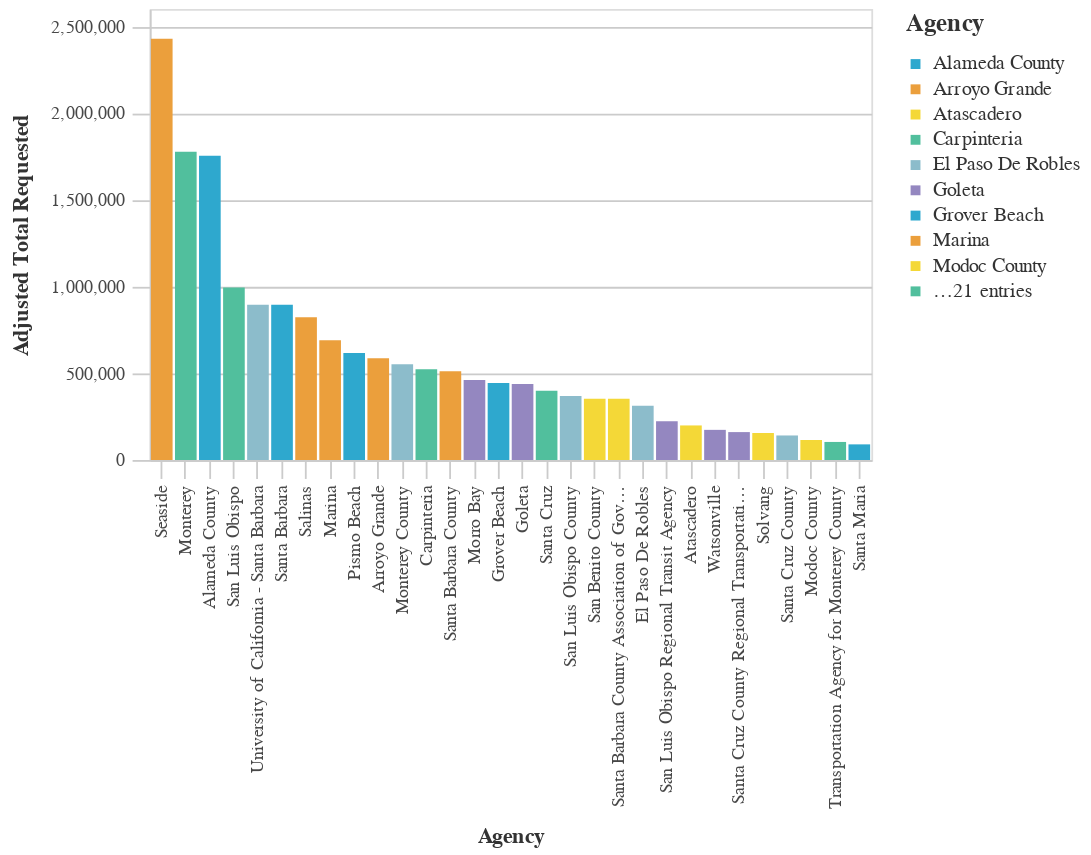

Notebook code cell kept with this figure:
### Code cell
#Bar chart Average Total Requested Funds by Agency
chart4=(_dla_utils_reports.basic_bar_chart_no_save((((_dla_utils_reports.calculate_data_all(df, 'adjusted_total_requested', 'primary_agency_name', aggfunc="mean"))
                          >>arrange(-_.adjusted_total_requested)).head(30)
                        ), 'primary_agency_name','adjusted_total_requested', 'primary_agency_name', district
                          
                       ))
    
display(HTML("<h4><strong>Average Total Requested Funds by Agency ($2021)</strong></h4>"))
chart4

### Figure 1 — Vega-Lite specification as saved in the notebook (floating-point values rounded to 4 significant figures)
{"config": {"view": {"continuousWidth": 400, "continuousHeight": 300}, "axis": {"domainColor": "#cbcbcb", "grid": true, "gridColor": "#cbcbcb", "gridWidth": 1, "labelColor": "#474747", "labelFont": "Nunito Sans", "labelFontSize": 10, "labelPadding": 4, "tickColor": "#cbcbcb", "tickSize": 10, "titleColor": "#333", "titleFont": "Raleway", "titleFontSize": 12, "titlePadding": 10}, "axisBand": {"grid": false}, "background": "white", "font": "Raleway", "header": {"labelFont": "Nunito Sans", "titleFont": "Raleway"}, "legend": {"labelColor": "#333", "labelFont": "Nunito Sans", "labelFontSize": 11, "labelLimit": 0, "padding": 1, "symbolSize": 30, "symbolType": "square", "titleColor": "#333", "titleFont": "Raleway", "titleFontSize": 14, "titlePadding": 10}, "title": {"anchor": "middle", "font": "Raleway", "fontSize": 18, "fontWeight": 300, "offset": 20}}, "data": {"name": "data-53e9dbc78a76ca737dd9c17413d4b064"}, "mark": "bar", "encoding": {"color": {"field": "primary_agency_name", "legend": {"symbolLimit": 10, "title": "Agency"}, "scale": {"range": ["#2EA8CE", "#EB9F3C", "#F4D837", "#51BF9D", "#8CBCCB", "#9487C0"]}, "type": "nominal"}, "tooltip": [{"field": "primary_agency_name", "type": "nominal"}, {"field": "adjusted_total_requested", "type": "quantitative"}], "x": {"field": "primary_agency_name", "sort": "-y", "title": "Agency", "type": "nominal"}, "y": {"field": "adjusted_total_requested", "title": "Adjusted Total Requested", "type": "quantitative"}}, "height": 250, "width": 400, "$schema": "https://vega.github.io/schema/vega-lite/v4.17.0.json", "datasets": {"data-53e9dbc78a76ca737dd9c17413d4b064": [{"primary_agency_name": "Seaside", "adjusted_total_requested": 2428000.0}, {"primary_agency_name": "Monterey", "adjusted_total_requested": 1777000.0}, {"primary_agency_name": "Alameda County", "adjusted_total_requested": 1755000.0}, {"primary_agency_name": "San Luis Obispo", "adjusted_total_requested": 994100.0}, {"primary_agency_name": "University of California - Santa Barbara", "adjusted_total_requested": 894700.0}, {"primary_agency_name": "Santa Barbara", "adjusted_total_requested": 894500.0}, {"primary_agency_name": "Salinas", "adjusted_total_requested": 823200.0}, {"primary_agency_name": "Marina", "adjusted_total_requested": 690400.0}, {"primary_agency_name": "Pismo Beach", "adjusted_total_requested": 616600.0}, {"primary_agency_name": "Arroyo Grande", "adjusted_total_requested": 587300.0}, {"primary_agency_name": "Monterey County", "adjusted_total_requested": 551600.0}, {"primary_agency_name": "Carpinteria", "adjusted_total_requested": 522700.0}, {"primary_agency_name": "Santa Barbara County", "adjusted_total_requested": 511600.0}, {"primary_agency_name": "Morro Bay", "adjusted_total_requested": 461300.0}, {"primary_agency_name": "Grover Beach", "adjusted_total_requested": 444600.0}, {"primary_agency_name": "Goleta", "adjusted_total_requested": 438800.0}, {"primary_agency_name": "Santa Cruz", "adjusted_total_requested": 399400.0}, {"primary_agency_name": "San Luis Obispo County", "adjusted_total_requested": 369400.0}, {"primary_agency_name": "San Benito County", "adjusted_total_requested": 353400.0}, {"primary_agency_name": "Santa Barbara County Association of Governments", "adjusted_total_requested": 353000.0}, {"primary_agency_name": "El Paso De Robles", "adjusted_total_requested": 312800.0}, {"primary_agency_name": "San Luis Obispo Regional Transit Agency", "adjusted_total_requested": 223500.0}, {"primary_agency_name": "Atascadero", "adjusted_total_requested": 199400.0}, {"primary_agency_name": "Watsonville", "adjusted_total_requested": 173900.0}, {"primary_agency_name": "Santa Cruz County Regional Transportation Commission", "adjusted_total_requested": 161000.0}, {"primary_agency_name": "Solvang", "adjusted_total_requested": 155600.0}, {"primary_agency_name": "Santa Cruz County", "adjusted_total_requested": 141500.0}, {"primary_agency_name": "Modoc County", "adjusted_total_requested": 115400.0}, {"primary_agency_name": "Transportation Agency for Monterey County", "adjusted_total_requested": 104200.0}, {"primary_agency_name": "Santa Maria", "adjusted_total_requested": 90240.0}]}}
